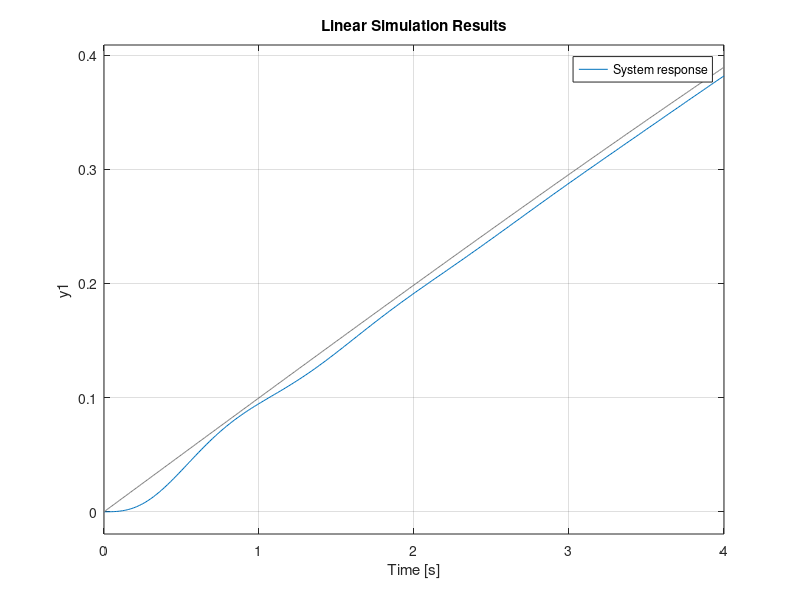

MATLAB code for this plot:
clear all;
clc;
% Define the transfer function of the system
H = tf(36,[1 3 36]);
% Define A,B,C,D
A = [0,1; -36,-3];
B = [0;36];
C = [1 0];
D = 0;
% Define state-space model
sys = ss(A,B,C,D);
% Define initial state
x0 = [0,0];
% Define the input u(t) = 1.0sin(0.1t) using sinusoidal signal
tau = 2*pi/0.1; % Period = 2*pi/0.1
% 0:Ts:Tf
Ts = 0.01; % Time step
Tf = 4; % Duration
[u,t] = gensig('sin',tau,Tf,Ts);
% Simulate the system
lsim(sys,u,t,x0);
grid on;
legend("System response");
fig = gcf; % Obtains current graphic in matlab
exportgraphics(fig, 'Fig/lsim_run_4s.pdf', 'ContentType','vector');